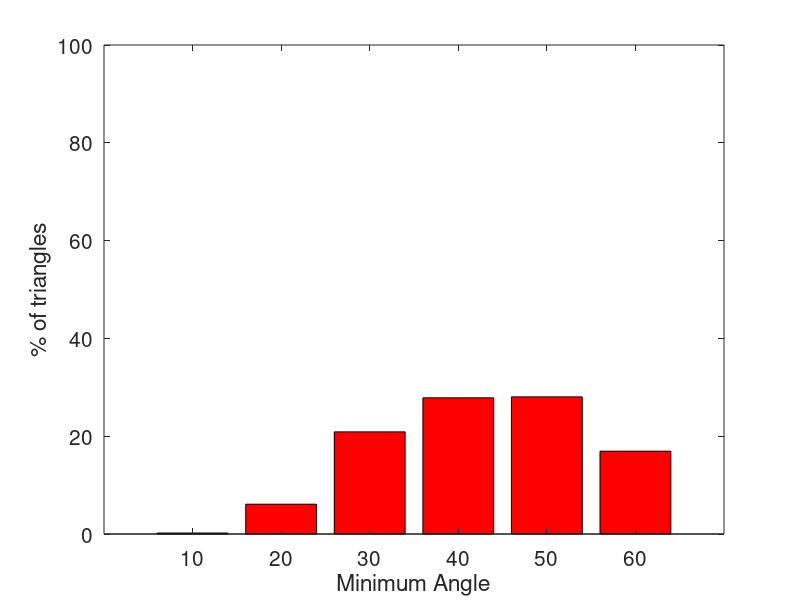
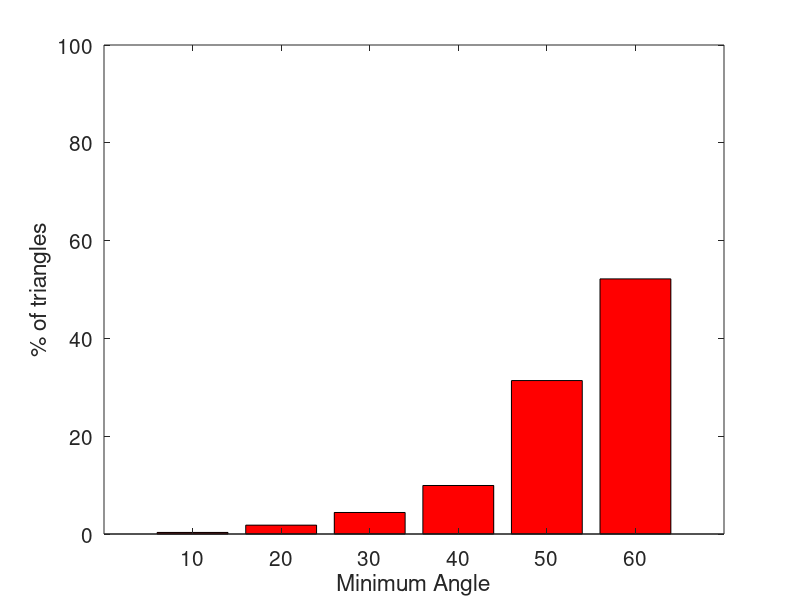
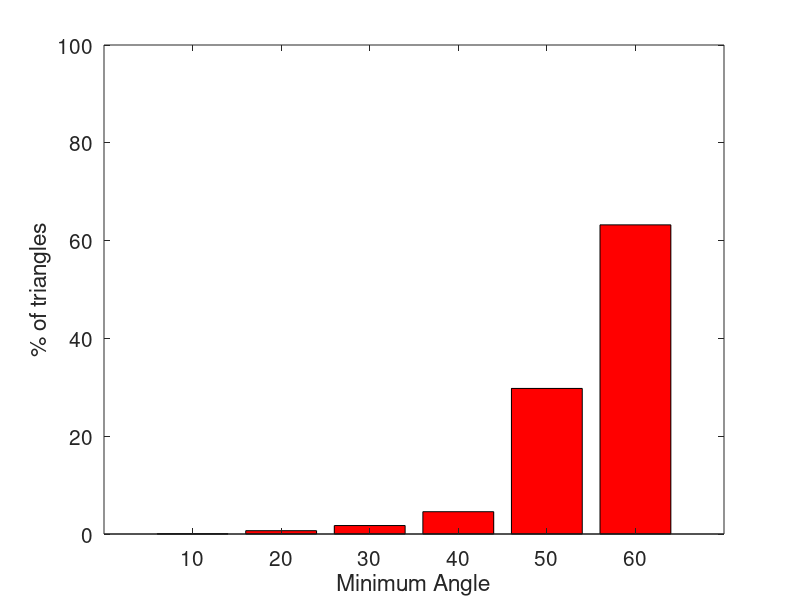
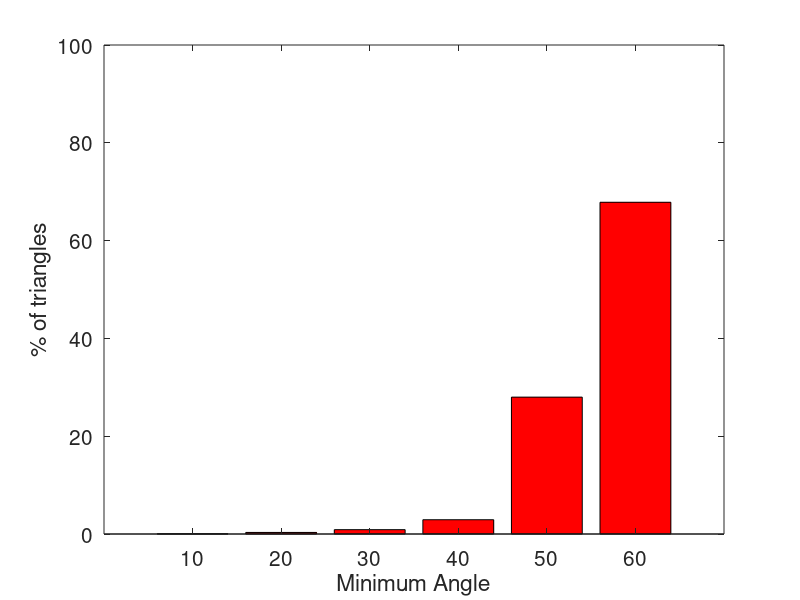

MATLAB code for these plots, in order:
x = 10:10:60;
y{1} = [0.20       6.09      20.89      27.85      28.04      16.93];
y{2} = [0.32       1.81       4.40       9.92      31.38      52.17];
y{3} = [0.05       0.68       1.73       4.56      29.77      63.22];
y{4} = [0.04       0.32       0.89       2.92      27.99      67.84];
y{5} = [0.05       0.25       0.68       2.14      27.76      69.14];
y{6} = [0.02       0.16       0.57       2.19      26.99      70.07];

for i = 1:6
bar(x,y{i},"r"); axis([0 70 0 100])
hx=xlabel("Minimum Angle");
hy=ylabel("% of triangles");
set(hx, "fontsize", 15, "linewidth", 2);
set(hy, "fontsize", 15, "linewidth", 2);
set(gca,  "fontsize", 15);
print(["mp" sprintf("%d", i)  ".eps"],"-deps","-FArial", "-tight", "-color");
endfor
